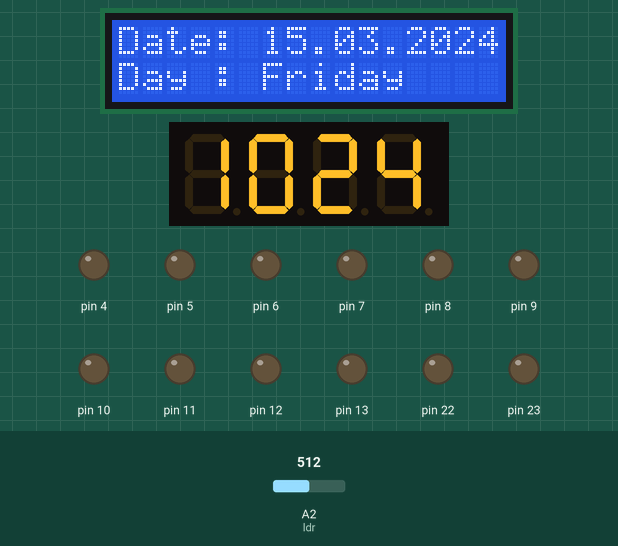
Recording of a sketch running on a simulated Arduino Uno, built with avr-gcc and run on an emulated ATmega328P. On the bench: 16×2 character LCD, 4-digit seven-segment display, output pins drawn as LEDs (lit = HIGH). Inputs (shaded band) come from the test bench; at power-on: A2 (ldr) = 512. The local clock reads 2024-03-15 10:24:30 at power-on unless the sketch sets it; pins used as bus, display or sensor lines are not drawn; what the sketch prints to the serial monitor is not drawn.

Above: at 1.2 s.
1.3 s: A2 (ldr) set to 26
3.7 s: A2 (ldr) set to 21
At 5.23 s:
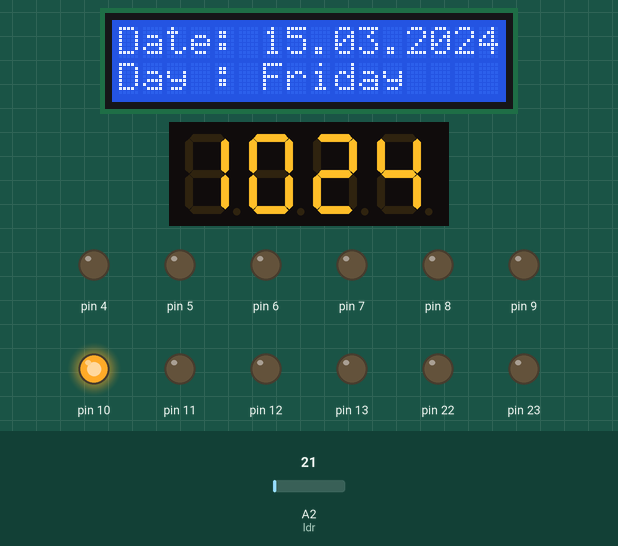
6.0 s: A2 (ldr) set to 122
At 7.3 s:
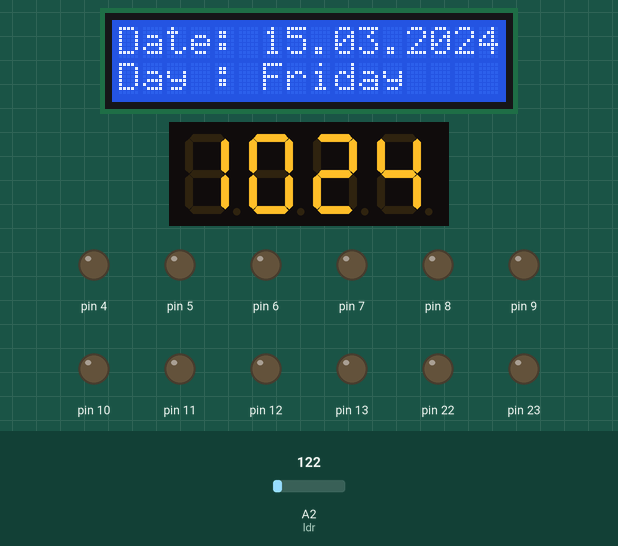
Timing chart, 0 to 9.0 s (numbered marks = the images above; inputs shaded):
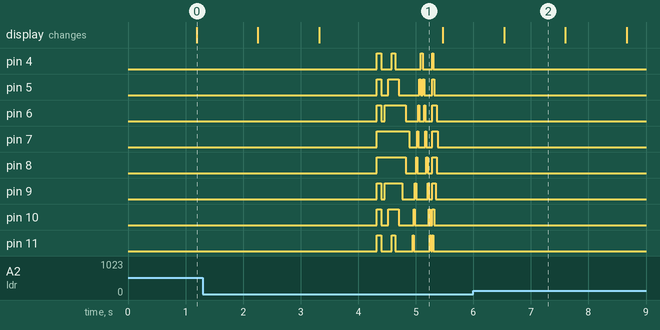

Measured:
- the behaviour switches between 25 and 24 on A2 (ldr) (found by bisection; images 0 and 1)
- after the input at 3.7 s, pin 7: LOW → HIGH after 0.62 s, then repeats every 0.16 s: LOW 0.14 s, HIGH 0.02 s
- after the input at 6.0 s, pin 4–11: stops changing and stays LOW

The sketch:

Jam_Digital.ino
```cpp
#include <DS3231.h> //mengincludekan library DS3231
#include <Wire.h>
#include <LiquidCrystal_I2C.h>
#include <TM1637Display.h>

#define CLK 2
#define DIO 3

TM1637Display display(CLK, DIO);
LiquidCrystal_I2C lcd(0x27,16,2);  // set the LCD address to 0x27 for a 16 chars and 2 line display
DS3231  rtc(SDA, SCL); // inisialisasi penggunaan i2c

Time t;
unsigned int h,m,s;
byte f;

#define buz 11

int Hor;

int Min;

int Sec;
const int ldr = A2;
int nilai;

void setup()
{
  Serial.begin(115200); //set komunikasi baut serial monitor pada 115200
  rtc.begin();
  lcd.begin();
  // Print a message to the LCD.
  lcd.setCursor(0,1);
  //setting pertama download program
//  rtc.setDate(15, 8, 2021);   //mensetting tanggal
//  rtc.setTime(11, 8, 00);
//  rtc.setDOW(7);     //menset hari

  display.setBrightness(0x0f);
//--------------------------------------------------------------
//aktifkan baris perintah ini untuk seting RTC
//lakukan jika waktu tidak sesuai
//cukup sekali saja, setelah itu di-non-aktifkan lagi perintahnya
//rtc.setDate(15,8,2021);  //setting tanggal 11 Oktober 2019
//rtc.setTime(11, 8, 00);   //setting jam 08:15:00
//rtc.setDOW(7);            //setting hari Jumat, 7=Minggu,1=Senin

//setelah didownload awal selesai, download kedua dengan memberi tanda komen "//"
//  pinMode(11, OUTPUT);
//  pinMode(10, OUTPUT);
//  pinMode(9, OUTPUT);
//  pinMode(8, OUTPUT);
//  pinMode(7, OUTPUT);
//  pinMode(6, OUTPUT);
//  pinMode(5, OUTPUT);
//  pinMode(4, OUTPUT);
  DDRD = B11111111;
  DDRB = B11111111;
  Serial.begin(115200);

}

void loop()
{
  t = rtc.getTime();

  Hor = t.hour;

  Min = t.min;

  Sec = t.sec;
  Serial.print(rtc.getDOWStr()); //prosedur pembacaan hari
  Serial.print(" ");

  Serial.print(rtc.getDateStr()); //prosedur pembacaan tanggal
  Serial.print(" -- ");

  Serial.println(rtc.getTimeStr()); //prosedur pembacaan waktu


  lcd.setCursor(0,0);
  lcd.print("Date: ");
  lcd.setCursor(6,0);
  lcd.print(rtc.getDateStr());

//  lcd.setCursor(0,1);
//  lcd.print("Jam: ");
//  lcd.setCursor(5,1);
//  lcd.print(rtc.getTimeStr());

  lcd.setCursor(0,1);
  lcd.print("Day :");
  lcd.setCursor(6,1);
  lcd.print(rtc.getDOWStr());


  t = rtc.getTime();
  h=t.hour,DEC;
  m=t.min,DEC;
  s=t.sec,DEC;
  h=(h*100+m);
  if(f==0)
  {
    display.showNumberDecEx(h, 64);
    f=1;
  }
  else
  {
    display.showNumberDecEx(h, 0);
    f=0;
  }
  delay (1000); //waktu tunda 1 detik per cycle

  nilai = analogRead(ldr);
  Serial.print("Nilai LDR: ");
  Serial.println(nilai);
  if (nilai < 25) {
  //led hidup kemudian mati 750
//    digitalWrite(11, HIGH);
//    digitalWrite(10, HIGH);
//    digitalWrite(9, HIGH);
//    digitalWrite(8, HIGH);
//    digitalWrite(7, HIGH);
//    digitalWrite(6, HIGH);
//    digitalWrite(5, HIGH);
//    digitalWrite(4, HIGH);
    PORTD = B11111000;
    PORTB = B00001111;
    delay(80);

    //Pembatas megalir dari tengah ke pinggir speed 100 kelima
//    digitalWrite(11, LOW);
//    digitalWrite(10, LOW);
//    digitalWrite(9, LOW);
//    digitalWrite(8, HIGH);
//    digitalWrite(7, HIGH);
//    digitalWrite(6, LOW);
//    digitalWrite(5, LOW);
//    digitalWrite(4, LOW);
    PORTD = B10000000;
    PORTB = B00000001;
    delay(60);
    digitalWrite(11, LOW);
    digitalWrite(10, LOW);
    digitalWrite(9, HIGH);
    digitalWrite(8, HIGH);
    digitalWrite(7, HIGH);
    digitalWrite(6, HIGH);
    digitalWrite(5, LOW);
    digitalWrite(4, LOW);
    delay(60);
    digitalWrite(11, LOW);
    digitalWrite(10, HIGH);
    digitalWrite(9, HIGH);
    digitalWrite(8, HIGH);
    digitalWrite(7, HIGH);
    digitalWrite(6, HIGH);
    digitalWrite(5, HIGH);
    digitalWrite(4, LOW);
    delay(60);
    digitalWrite(11, HIGH);
    digitalWrite(10, HIGH);
    digitalWrite(9, HIGH);
    digitalWrite(8, HIGH);
    digitalWrite(7, HIGH);
    digitalWrite(6, HIGH);
    digitalWrite(5, HIGH);
    digitalWrite(4, HIGH);
    delay(60);

    //mengalir dari pinggir ke tengah speed 100 kelima
    digitalWrite(11, LOW);
    digitalWrite(10, HIGH);
    digitalWrite(9, HIGH);
    digitalWrite(8, HIGH);
    digitalWrite(7, HIGH);
    digitalWrite(6, HIGH);
    digitalWrite(5, HIGH);
    digitalWrite(4, LOW);
    delay(60);
    digitalWrite(11, LOW);
    digitalWrite(10, LOW);
    digitalWrite(9, HIGH);
    digitalWrite(8, HIGH);
    digitalWrite(7, HIGH);
    digitalWrite(6, HIGH);
    digitalWrite(5, LOW);
    digitalWrite(4, LOW);
    delay(60);
    digitalWrite(11, LOW);
    digitalWrite(10, LOW);
    digitalWrite(9, LOW);
    digitalWrite(8, HIGH);
    digitalWrite(7, HIGH);
    digitalWrite(6, HIGH);
    digitalWrite(5, LOW);
    digitalWrite(4, LOW);
    delay(60);
    digitalWrite(11, LOW);
    digitalWrite(10, LOW);
    digitalWrite(9, LOW);
    digitalWrite(8, LOW);
    digitalWrite(7, HIGH);
    digitalWrite(6, LOW);
    digitalWrite(5, LOW);
    digitalWrite(4, LOW);
    delay(60);
    digitalWrite(11, LOW);
    digitalWrite(10, LOW);
    digitalWrite(9, LOW);
    digitalWrite(8, LOW);
    digitalWrite(7, LOW);
    digitalWrite(6, LOW);
    digitalWrite(5, LOW);
    digitalWrite(4, LOW);
    delay(60);
     //Pembatas led mengalir 100 ketiga
    digitalWrite(11, HIGH);
    digitalWrite(10, LOW);
    digitalWrite(9, LOW);
    digitalWrite(8, LOW);
    digitalWrite(7, LOW);
    digitalWrite(6, LOW);
    digitalWrite(5, LOW);
    digitalWrite(4, LOW);
    delay(20);
    digitalWrite(11, LOW);
    digitalWrite(10, HIGH);
    digitalWrite(9, LOW);
    digitalWrite(8, LOW);
    digitalWrite(7, LOW);
    digitalWrite(6, LOW);
    digitalWrite(5, LOW);
    digitalWrite(4, LOW);
    delay(20);
    digitalWrite(11, LOW);
    digitalWrite(10, LOW);
    digitalWrite(9, HIGH);
    digitalWrite(8, LOW);
    digitalWrite(7, LOW);
    digitalWrite(6, LOW);
    digitalWrite(5, LOW);
    digitalWrite(4, LOW);
    delay(20);
    digitalWrite(11, LOW);
    digitalWrite(10, LOW);
    digitalWrite(9, LOW);
    digitalWrite(8, HIGH);
    digitalWrite(7, LOW);
    digitalWrite(6, LOW);
    digitalWrite(5, LOW);
    digitalWrite(4, LOW);
    delay(20);
    digitalWrite(11, LOW);
    digitalWrite(10, LOW);
    digitalWrite(9, LOW);
    digitalWrite(8, LOW);
    digitalWrite(7, HIGH);
    digitalWrite(6, LOW);
    digitalWrite(5, LOW);
    digitalWrite(4, LOW);
    delay(20);
    digitalWrite(11, LOW);
    digitalWrite(10, LOW);
    digitalWrite(9, LOW);
    digitalWrite(8, LOW);
    digitalWrite(7, LOW);
    digitalWrite(6, HIGH);
    digitalWrite(5, LOW);
    digitalWrite(4, LOW);
    delay(20);
    digitalWrite(11, LOW);
    digitalWrite(10, LOW);
    digitalWrite(9, LOW);
    digitalWrite(8, LOW);
    digitalWrite(7, LOW);
    digitalWrite(6, LOW);
    digitalWrite(5, HIGH);
    digitalWrite(4, LOW);
    delay(20);
    digitalWrite(11, LOW);
    digitalWrite(10, LOW);
    digitalWrite(9, LOW);
    digitalWrite(8, LOW);
    digitalWrite(7, LOW);
    digitalWrite(6, LOW);
    digitalWrite(5, LOW);
    digitalWrite(4, HIGH);
    delay(20);

    //mengalir sebaliknya 100 ketiga
    digitalWrite(11, LOW);
    digitalWrite(10, LOW);
    digitalWrite(9, LOW);
    digitalWrite(8, LOW);
    digitalWrite(7, LOW);
    digitalWrite(6, LOW);
    digitalWrite(5, LOW);
    digitalWrite(4, HIGH);
    delay(20);
    digitalWrite(11, LOW);
    digitalWrite(10, LOW);
    digitalWrite(9, LOW);
    digitalWrite(8, LOW);
    digitalWrite(7, LOW);
    digitalWrite(6, LOW);
    digitalWrite(5, HIGH);
    digitalWrite(4, LOW);
    delay(20);
    digitalWrite(11, LOW);
    digitalWrite(10, LOW);
    digitalWrite(9, LOW);
    digitalWrite(8, LOW);
    digitalWrite(7, LOW);
    digitalWrite(6, HIGH);
    digitalWrite(5, LOW);
    digitalWrite(4, LOW);
    delay(20);
    digitalWrite(11, LOW);
    digitalWrite(10, LOW);
    digitalWrite(9, LOW);
    digitalWrite(8, LOW);
    digitalWrite(7, HIGH);
    digitalWrite(6, LOW);
    digitalWrite(5, LOW);
    digitalWrite(4, LOW);
    delay(20);
    digitalWrite(11, LOW);
    digitalWrite(10, LOW);
    digitalWrite(9, LOW);
    digitalWrite(8, HIGH);
    digitalWrite(7, LOW);
    digitalWrite(6, LOW);
    digitalWrite(5, LOW);
    digitalWrite(4, LOW);
    delay(20);
    digitalWrite(11, LOW);
    digitalWrite(10, LOW);
    digitalWrite(9, HIGH);
    digitalWrite(8, LOW);
    digitalWrite(7, LOW);
    digitalWrite(6, LOW);
    digitalWrite(5, LOW);
    digitalWrite(4, LOW);
    delay(20);
    digitalWrite(11, LOW);
    digitalWrite(10, HIGH);
    digitalWrite(9, LOW);
    digitalWrite(8, LOW);
    digitalWrite(7, LOW);
    digitalWrite(6, LOW);
    digitalWrite(5, LOW);
    digitalWrite(4, LOW);
    delay(20);
    digitalWrite(11, HIGH);
    digitalWrite(10, LOW);
    digitalWrite(9, LOW);
    digitalWrite(8, LOW);
    digitalWrite(7, LOW);
    digitalWrite(6, LOW);
    digitalWrite(5, LOW);
    digitalWrite(4, LOW);
    delay(20);
    digitalWrite(11, LOW);
    digitalWrite(10, LOW);
    digitalWrite(9, LOW);
    digitalWrite(8, LOW);
    digitalWrite(7, LOW);
    digitalWrite(6, LOW);
    digitalWrite(5, LOW);
    digitalWrite(4, LOW);
    delay(20);

    digitalWrite(11, HIGH);
    digitalWrite(10, HIGH);
    digitalWrite(9, HIGH);
    digitalWrite(8, HIGH);
    digitalWrite(7, HIGH);
    digitalWrite(6, HIGH);
    digitalWrite(5, HIGH);
    digitalWrite(4, HIGH);
    delay(20);

    //mengalir dari pinggir ke tengah speed 100 kelima
    digitalWrite(11, LOW);
    digitalWrite(10, HIGH);
    digitalWrite(9, HIGH);
    digitalWrite(8, HIGH);
    digitalWrite(7, HIGH);
    digitalWrite(6, HIGH);
    digitalWrite(5, HIGH);
    digitalWrite(4, LOW);
    delay(20);
    digitalWrite(11, LOW);
    digitalWrite(10, LOW);
    digitalWrite(9, HIGH);
    digitalWrite(8, HIGH);
    digitalWrite(7, HIGH);
    digitalWrite(6, HIGH);
    digitalWrite(5, LOW);
    digitalWrite(4, LOW);
    delay(20);
    digitalWrite(11, LOW);
    digitalWrite(10, LOW);
    digitalWrite(9, LOW);
    digitalWrite(8, HIGH);
    digitalWrite(7, HIGH);
    digitalWrite(6, HIGH);
    digitalWrite(5, LOW);
    digitalWrite(4, LOW);
    delay(20);
    digitalWrite(11, LOW);
    digitalWrite(10, LOW);
    digitalWrite(9, LOW);
    digitalWrite(8, LOW);
    digitalWrite(7, HIGH);
    digitalWrite(6, LOW);
    digitalWrite(5, LOW);
    digitalWrite(4, LOW);
    delay(20);
    digitalWrite(11, LOW);
    digitalWrite(10, LOW);
    digitalWrite(9, LOW);
    digitalWrite(8, LOW);
    digitalWrite(7, LOW);
    digitalWrite(6, LOW);
    digitalWrite(5, LOW);
    digitalWrite(4, LOW);
    delay(20);


   }
   else
   {
    digitalWrite(11, LOW);
    digitalWrite(10, LOW);
    digitalWrite(9, LOW);
    digitalWrite(8, LOW);
    digitalWrite(7, LOW);
    digitalWrite(6, LOW);
    digitalWrite(5, LOW);
    digitalWrite(4, LOW);
   }


//  delay (1000); //waktu tunda 1 detik per cycle


}
```
